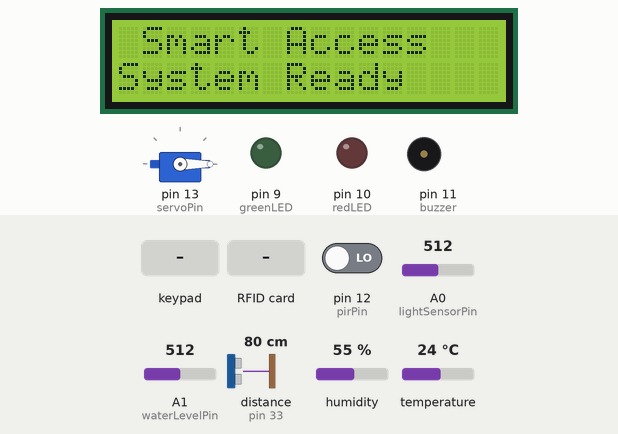
The sketch below on a simulated Arduino Mega 2560, built with avr-gcc and run on an emulated ATmega2560. Shown: servo, 16×2 character LCD, output pins drawn as LEDs (lit = HIGH), buzzer (waves = sounding). Wiring (inferred from the names in the program): ultrasonic range finder: trigger pin 31; echo pin 33. Dashed ring = blinking. The inputs (shaded band) are chosen by the test bench; at power-on: distance to the obstacle (sensor on pin 33) 80 cm, pin 12 (pirPin) LOW, A0 (lightSensorPin) = 512, A1 (waterLevelPin) = 512, humidity 55 %, temperature 24 °C. The echo pulse lasts 58.3 µs per cm; pins used as bus, display or sensor lines are not drawn.

Above: at 0.2 s.
3.4 s: distance to the obstacle (sensor on pin 33) set to 2 cm
At 4.9 s:
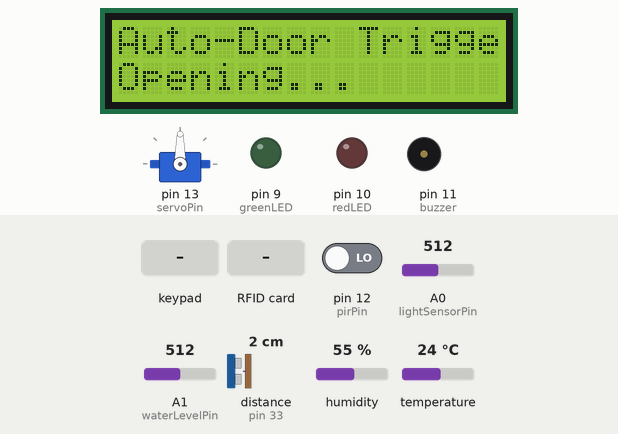
11.6 s: keypad keys 8 0 1 6 # pressed 0.4 s apart
At 15.6 s:
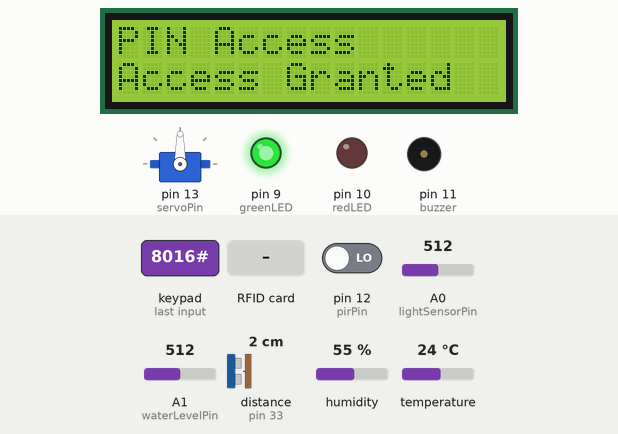
15.9 s: pin 12 (pirPin) driven HIGH
At 16.24 s:
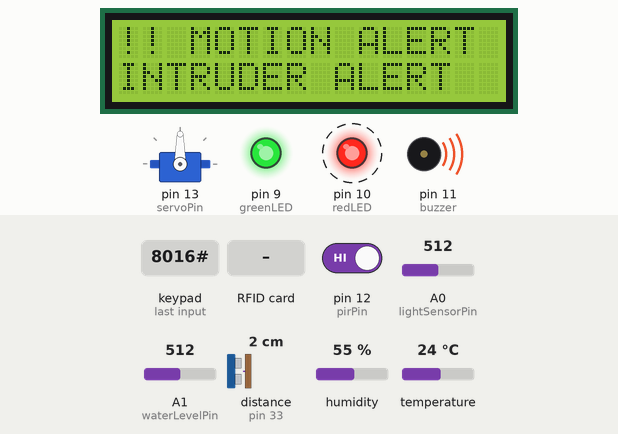
18.4 s: RFID card 5E 7A 19 C4 held to the reader
At 20.9 s:
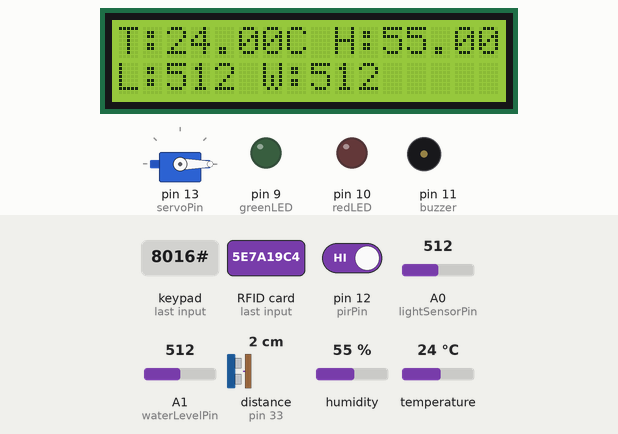
21.6 s: key 'B' pressed
At 22.8 s:
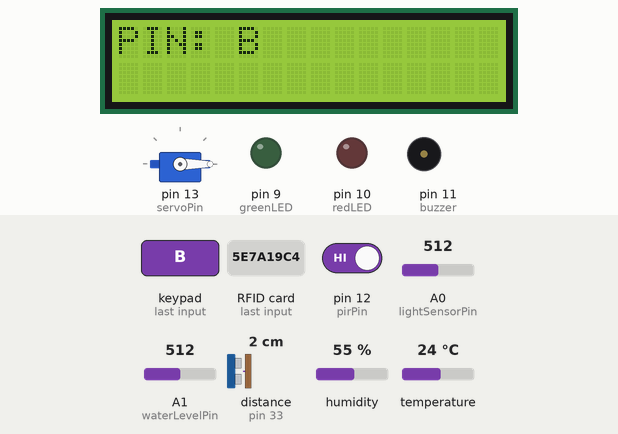
31.9 s: RFID card DE AD BE EF held to the reader
At 33.3 s:
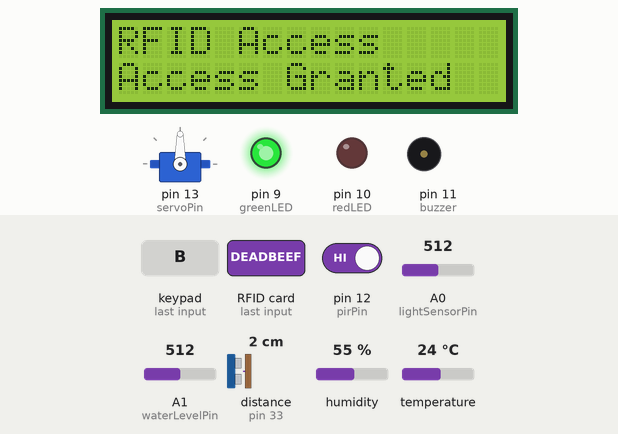
Timing chart, 0 to 36.6 s (numbered marks = the images above; inputs shaded):
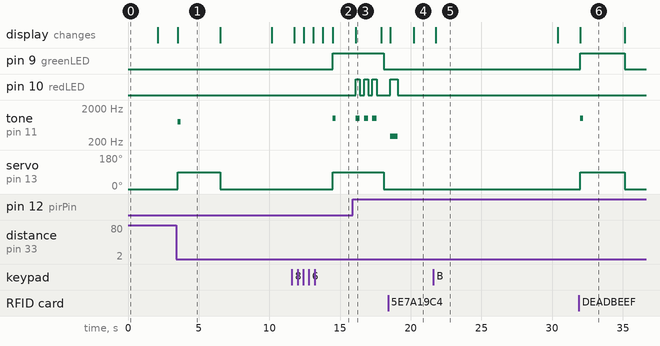

The sketch:

smart_access_monitoring.ino
```cpp
#include <SPI.h>
#include <MFRC522.h>
#include <Keypad.h>
#include <Servo.h>
#include <LiquidCrystal.h>
#include <DHT.h>

// --- LCD pins ---
LiquidCrystal lcd(8, 7, 23, 25, 27, 29);

// --- PIR motion sensor ---
const int pirPin = 12;  // Connect PIR sensor OUT pin here
bool motionDetected = false;

// --- RFID setup ---
#define SS_PIN 53
#define RST_PIN 5
MFRC522 rfid(SS_PIN, RST_PIN);

// --- Servo motor for door lock ---
Servo doorLock;
const int servoPin = 13;  // Connect signal wire of servo  here

// --- Keypad setup ---
const byte ROWS = 4;
const byte COLS = 4;
char keys[ROWS][COLS] = {
  {'1','2','3','A'},
  {'4','5','6','B'},
  {'7','8','9','C'},
  {'*','0','#','D'}
};
byte rowPins[ROWS] = {22, 24, 26, 28};
byte colPins[COLS] = {30, 32, 34, 36};
Keypad keypad = Keypad(makeKeymap(keys), rowPins, colPins, ROWS, COLS);

// --- LEDs and buzzer ---
const int greenLED = 9;
const int redLED = 10;
const int buzzer = 11;

// --- Access credentials ---
const String masterPIN = "8016";
String inputPIN = "";

// Replace with your RFID card's UID
byte validUID[4] = {0xDE, 0xAD, 0xBE, 0xEF};

// Auto-lock timing
unsigned long unlockTime = 0;
const int unlockDuration = 3000;

// --- Ultrasonic Sensor pins and variables ---
const int trigPin = 31;
const int echoPin = 33;
long duration;
int distance;
bool doorOpenedByUltrasonic = false;

// --- DHT11 sensor ---
#define DHTPIN 4
#define DHTTYPE DHT11
DHT dht(DHTPIN, DHTTYPE);

// Analog pins for light and water sensors
const int lightSensorPin = A0;
const int waterLevelPin = A1;

// Timing for environment update
unsigned long lastEnvUpdate = 0;
const unsigned long envInterval = 10000; // 10 seconds

void setup() {
  Serial.begin(9600);
  SPI.begin();
  rfid.PCD_Init();

  pinMode(pirPin, INPUT);
  pinMode(greenLED, OUTPUT);
  pinMode(redLED, OUTPUT);
  pinMode(buzzer, OUTPUT);

  // Ensure LEDs are OFF at startup
  digitalWrite(greenLED, LOW);
  digitalWrite(redLED, LOW);

  pinMode(trigPin, OUTPUT);
  pinMode(echoPin, INPUT);

  doorLock.attach(servoPin);
  doorLock.write(0); // Locked

  dht.begin();

  lcd.begin(16, 2);
  lcd.print(" Smart Access ");
  lcd.setCursor(0, 1);
  lcd.print("System Ready");
  delay(2000);
  lcd.clear();
}

void loop() {
  handleKeypad();
  handleRFID();
  handleMotion();
  handleUltrasonic();
  autoLock();

  unsigned long currentMillis = millis();
  if (currentMillis - lastEnvUpdate >= envInterval) {
    displayEnvironment();
    lastEnvUpdate = currentMillis;
  }
}

// --- Keypad logic ---
void handleKeypad() {
  char key = keypad.getKey();
  if (key) {
    lcd.clear();
    lcd.setCursor(0, 0);
    lcd.print("PIN: ");
    inputPIN += key;
    lcd.print(inputPIN);

    if (key == '#') {
      inputPIN.remove(inputPIN.length() - 1); // Remove '#'
      if (inputPIN == masterPIN) {
        grantAccess("PIN Access");
      } else {
        denyAccess("Wrong PIN");
      }
      inputPIN = "";
    } else if (key == '*') {
      inputPIN = "";
      lcd.clear();
      lcd.print("System Ready");
    }
  }
}

// --- RFID logic ---
void handleRFID() {
  if (!rfid.PICC_IsNewCardPresent() || !rfid.PICC_ReadCardSerial()) return;

  if (isAuthorized(rfid.uid.uidByte)) {
    grantAccess("RFID Access");
  } else {
    denyAccess("Unknown Card");
  }

  rfid.PICC_HaltA();  // Stop reading
}

// --- RFID authorization check ---
bool isAuthorized(byte *uid) {
  for (byte i = 0; i < 4; i++) {
    if (uid[i] != validUID[i]) return false;
  }
  return true;
}

// --- Access granted routine ---
void grantAccess(String method) {
  lcd.clear();
  lcd.print(method);
  lcd.setCursor(0, 1);
  lcd.print("Access Granted");

  digitalWrite(greenLED, HIGH);
  digitalWrite(redLED, LOW);
  tone(buzzer, 1000, 200);
  doorLock.write(90); // Unlock door
  unlockTime = millis();
}

// --- Access denied routine ---
void denyAccess(String reason) {
  lcd.clear();
  lcd.print(reason);
  lcd.setCursor(0, 1);
  lcd.print("Access Denied");

  digitalWrite(redLED, HIGH);
  digitalWrite(greenLED, LOW);
  tone(buzzer, 300, 500);
  delay(500);
  noTone(buzzer);
  digitalWrite(redLED, LOW);
}

// --- Auto lock after timeout ---
void autoLock() {
  if (unlockTime > 0 && millis() - unlockTime >= unlockDuration) {
    doorLock.write(0); // Lock door
    unlockTime = 0;
    digitalWrite(greenLED, LOW);
    digitalWrite(redLED, LOW);
    lcd.clear();
    lcd.print("System Ready");
  }
}

// --- PIR motion detection ---
void handleMotion() {
  int pirState = digitalRead(pirPin);

  if (pirState == HIGH && !motionDetected) {
    motionDetected = true;

    lcd.clear();
    lcd.print("!! MOTION ALERT !!");
    lcd.setCursor(0, 1);
    lcd.print("INTRUDER ALERT");

    for (int i = 0; i < 3; i++) {
      digitalWrite(redLED, HIGH);
      tone(buzzer, 1000);
      delay(300);
      digitalWrite(redLED, LOW);
      noTone(buzzer);
      delay(300);
    }

    lcd.clear();
    lcd.print("System Ready");
  } else if (pirState == LOW) {
    motionDetected = false;  // Reset flag for next trigger
  }
}

// --- Ultrasonic sensor auto-door control ---
void handleUltrasonic() {
  digitalWrite(trigPin, LOW);
  delayMicroseconds(2);
  digitalWrite(trigPin, HIGH);
  delayMicroseconds(10);
  digitalWrite(trigPin, LOW);

  duration = pulseIn(echoPin, HIGH);
  distance = duration * 0.034 / 2;

  if (distance > 0 && distance <= 20 && !doorOpenedByUltrasonic) {
    doorOpenedByUltrasonic = true;

    lcd.clear();
    lcd.print("Auto-Door Trigger");
    lcd.setCursor(0, 1);
    lcd.print("Opening...");

    doorLock.write(90); // Unlock
    tone(buzzer, 800, 200);
    delay(3000);        // Keep door open for 3s

    doorLock.write(0);  // Lock again
    lcd.clear();
    lcd.print("System Ready");
  }

  if (distance > 30) {
    doorOpenedByUltrasonic = false;
  }

  delay(200); // Check every 200ms
}

// --- Display environment monitoring data ---
void displayEnvironment() {
  float humidity = dht.readHumidity();
  float tempC = dht.readTemperature();

  int lightLevel = analogRead(lightSensorPin);
  int waterLevel = analogRead(waterLevelPin);

  lcd.clear();
  lcd.setCursor(0,0);
  lcd.print("T:");
  if (!isnan(tempC)) lcd.print(tempC);
  else lcd.print("Err");

  lcd.print("C H:");
  if (!isnan(humidity)) lcd.print(humidity);
  else lcd.print("Err");

  lcd.setCursor(0,1);
  lcd.print("L:");
  lcd.print(lightLevel);
  lcd.print(" W:");
  lcd.print(waterLevel);
}
```

Measured:
- after the input at 3.4 s, tone on pin 11 (buzzer): silent → 800 Hz after 0.14 s, → silent 0.20 s later; servo on pin 13 (servoPin): 0° → 90° after 0.14 s, → 0° 3.0 s later; the display: changes after 0.14 s (image 1)
- after the input at 11.6 s, pin 9 (greenLED): LOW → HIGH after 2.9 s; tone on pin 11 (buzzer): silent → 1000 Hz after 2.9 s, → silent 0.20 s later; servo on pin 13 (servoPin): 0° → 90° after 2.9 s; the display: first changes after 0.15 s (image 2 shows a later state)
- after the input at 15.9 s, pin 9 (greenLED): HIGH → LOW after 2.2 s instead of 1.7 s; pin 10 (redLED): alternates HIGH for 0.30 s and LOW for 0.30 s, 6 changes in all, then stays LOW, starting after 0.19 s
- after the input at 18.4 s, pin 10 (redLED): LOW → HIGH after 0.16 s, → LOW 0.50 s later; tone on pin 11 (buzzer): silent → 300 Hz after 0.16 s, → silent 0.50 s later; the display: first changes after 0.16 s (image 4 shows a later state)
- after the input at 21.6 s, the display: changes after 0.19 s (image 5)
- after the input at 31.9 s, pin 9 (greenLED): LOW → HIGH after 0.10 s, → LOW 3.1 s later; tone on pin 11 (buzzer): silent → 1000 Hz after 0.10 s, → silent 0.20 s later; servo on pin 13 (servoPin): 0° → 90° after 0.10 s, → 0° 3.1 s later; the display: changes after 0.10 s (image 6)
- what the display in image 1 shows lasts 3.0 s, from 3.5 s to 6.5 s
